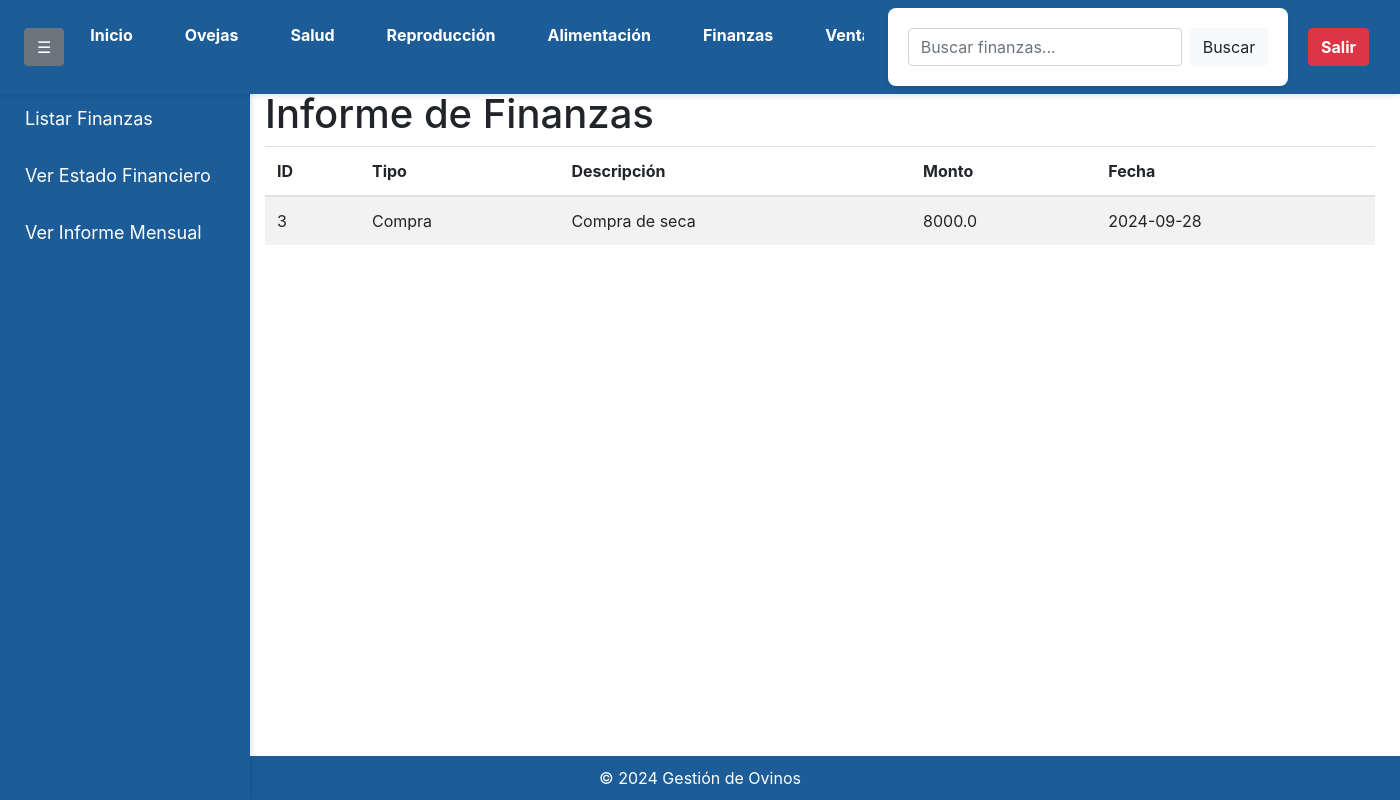
Before: /listar_finanzas (signed in) with the older database file.
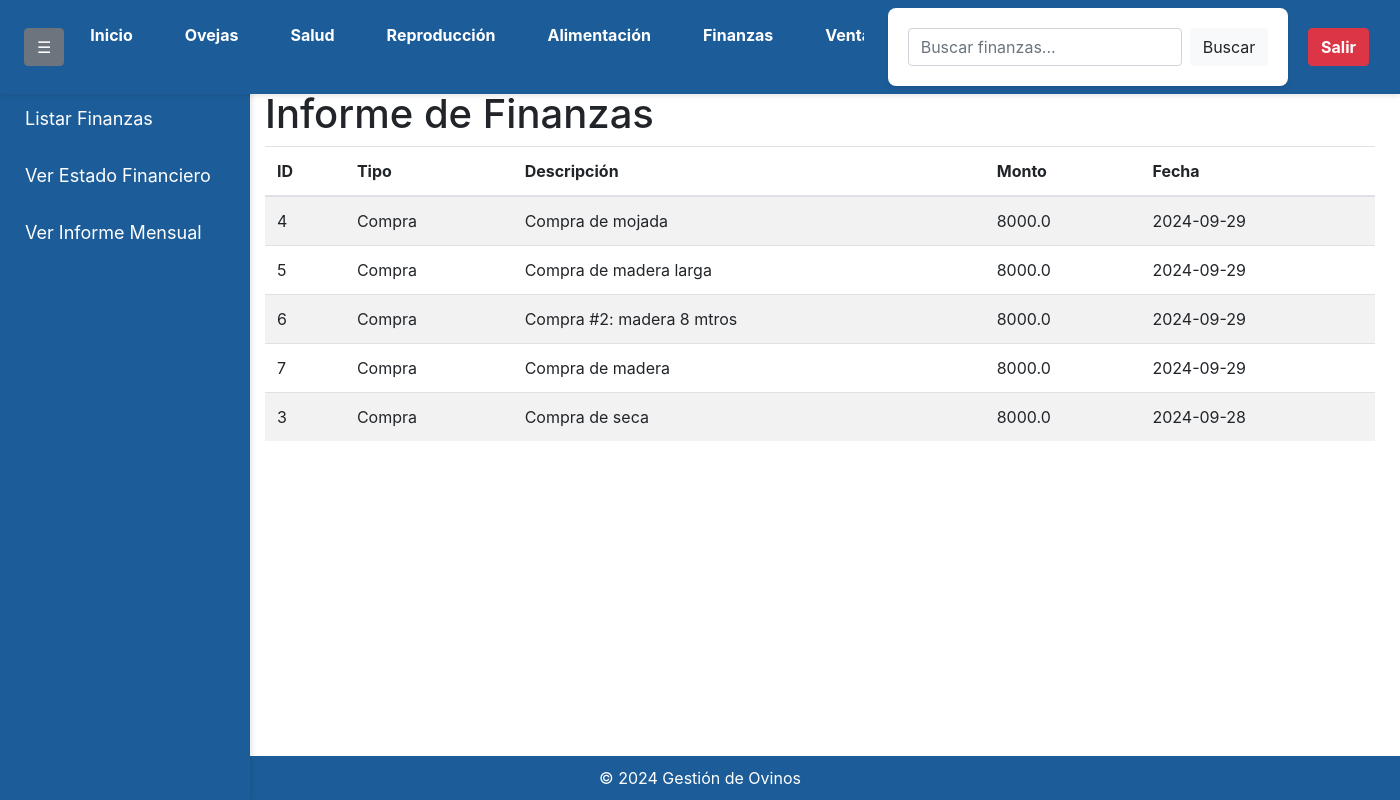
After: the same page with the newer database file.
### app/models.py (models this page shows)
class Finanzas(db.Model):
    id = db.Column(db.Integer, primary_key=True)
    tipo = db.Column(db.String(10), nullable=False)
    descripcion = db.Column(db.Text, nullable=False)
    monto = db.Column(db.Float, nullable=False)
    fecha = db.Column(db.Date, nullable=False)
    user_id = db.Column(db.Integer, db.ForeignKey('user.id'), nullable=False)
    compra_id = db.Column(db.Integer, db.ForeignKey('compra.id'), nullable=True)
    venta_id = db.Column(db.Integer, db.ForeignKey('venta.id'), nullable=True)
    user = db.relationship('User', backref='finanzas')
    compra = db.relationship('Compra', backref='finanzas', lazy=True)
    venta = db.relationship('Venta', backref='finanzas', lazy=True)

### app/routes.py (the view)
@app.route('/listar_finanzas')
@login_required
def listar_finanzas():
    search_query = request.args.get('search', '')  # Obtener el término de búsqueda desde la solicitud
    if search_query:
        finanzas = Finanzas.query.filter(
            (Finanzas.tipo.contains(search_query)) |
            (Finanzas.descripcion.contains(search_query)) |
            (Finanzas.monto.like(f"%{search_query}%")) |  # Para buscar por monto, aunque sea float
            (Finanzas.fecha.like(f"%{search_query}%"))    # Para buscar por fecha
        ).filter_by(user_id=current_user.id).order_by(Finanzas.fecha.desc()).all()
    else:
        finanzas = Finanzas.query.filter_by(user_id=current_user.id).order_by(Finanzas.fecha.desc()).all()
    return render_template('listar_finanzas.html', finanzas=finanzas)

### app/__init__.py (called while the page is built)
@login_manager.user_loader
def load_user(user_id):
    return User.query.get(int(user_id))

### app/templates/listar_finanzas.html (shortened to what this page needs)
<!DOCTYPE html>
<html lang="en">
<head>
    <link rel="stylesheet" href="{{ url_for('static', filename='styles.css') }}">
    <link rel="stylesheet" href="https://maxcdn.bootstrapcdn.com/bootstrap/4.5.2/css/bootstrap.min.css">
</head>
<body>
    <nav class="navbar navbar-expand-lg navbar-light" style="background-color: #1c5d99;">
        <div class="collapse navbar-collapse" id="navbarNav">
            <button class="btn btn-secondary ml-2" id="toggleSidebar">☰</button>
            <ul class="navbar-nav mr-auto">
                <li class="nav-item">
                    <a class="nav-link text-white" href="{{ url_for('index') }}">Inicio</a>
                </li>
                <li class="nav-item">
                    <a class="nav-link text-white" href="{{ url_for('oveja') }}">Ovejas</a>
                </li>
                <li class="nav-item">
                    <a class="nav-link text-white" href="{{ url_for('salud') }}">Salud</a>
                </li>
                <li class="nav-item">
                    <a class="nav-link text-white" href="{{ url_for('reproduccion') }}">Reproducción</a>
                </li>
                <li class="nav-item">
                    <a class="nav-link text-white" href="{{ url_for('alimentacion') }}">Alimentación</a>
                </li>
                <li class="nav-item">
                    <a class="nav-link text-white" href="{{ url_for('finanzas') }}">Finanzas</a>
                </li>
                <li class="nav-item">
                    <a class="nav-link text-white" href="{{ url_for('venta') }}">Ventas</a>
                </li>
            </ul>
            <form class="form-inline my-2 my-lg-0" method="GET" action="{{ url_for('listar_finanzas') }}">
                <input class="form-control mr-sm-2" type="search" name="search" placeholder="Buscar finanzas..." aria-label="Search" value="{{ request.args.get('search', '') }}">
                <button class="btn btn-light my-2 my-sm-0" type="submit">Buscar</button>
            </form>
            <a href="{{ url_for('logout') }}" class="btn btn-danger ml-2">Salir</a>
        </div>
    </nav>
    <div class="sidebar" id="sidebar">
        <ul class="nav flex-column">
            <li class="nav-item">
                <a class="nav-link text-white" href="{{ url_for('listar_finanzas') }}">Listar Finanzas</a>
            </li>
            <li class="nav-item">
                <a class="nav-link text-white" href="{{ url_for('analisis_financiero') }}">Ver Estado Financiero</a>
            </li>
            <li class="nav-item">
                <a class="nav-link text-white" href="{{ url_for('informe_mensual') }}">Ver Informe Mensual</a>
            </li>
        </ul>
    </div>
    <div class="container mt-3">
        <h1 style="margin-top: 70px;">Informe de Finanzas</h1>
        <table class="table table-striped">
            <thead>
                <tr>
                    <th>ID</th>
                    <th>Tipo</th>
                    <th>Descripción</th>
                    <th>Monto</th>
                    <th>Fecha</th>
                </tr>
            </thead>
            <tbody>
                {% for finanza in finanzas %}
                    <tr>
                        <td>{{ finanza.id }}</td>
                        <td>{{ finanza.tipo }}</td>
                        <td>{{ finanza.descripcion }}</td>
                        <td>{{ finanza.monto }}</td>
                        <td>{{ finanza.fecha }}</td>
                    </tr>
                {% endfor %}
            </tbody>
        </table>
    </div>
    <footer class="text-center mt-4">
        &copy; 2024 Gestión de Ovinos
    </footer>
</body>
</html>

### app/static/styles.css (style rules this page uses)
body { font-family: 'Arial', sans-serif; background-color: #f0f2f5; color: #333; margin: 0; padding: 0; padding-top: 20px; }
.navbar { background-color: #1c5d99; padding: 10px 20px; text-align: center; box-shadow: 0 2px 5px rgba(0, 0, 0, 0.1); position: fixed; top: 0; left: 0; width: 100%; z-index: 1000; }
.navbar a { color: #ffffff; text-decoration: none; margin: 0 15px; font-weight: bold; }
.sidebar { height: calc(100vh - 35px); width: 250px; position: fixed; top: 35px; right: 0; background-color: #1c5d99; padding-top: 20px; box-shadow: 2px 0 5px rgba(0, 0, 0, 0.1); overflow-y: auto; z-index: 900; }
.sidebar a { padding: 15px 25px; text-decoration: none; font-size: 18px; color: #ffffff; display: block; transition: 0.3s; }
form { max-width: 500px; margin: 20px auto; padding: 20px; background-color: #ffffff; border-radius: 8px; box-shadow: 0 2px 5px rgba(0, 0, 0, 0.1); }
.btn { display: inline-block; padding: 10px 15px; background-color: #1c5d99; color: white; text-decoration: none; border-radius: 5px; font-weight: bold; text-align: center; }
footer { background-color: #1c5d99; color: white; text-align: center; padding: 10px; position: fixed; bottom: 0; width: calc(100%); right: 0; z-index: 850; }

### app/templates/listar_finanzas.html (style rules this page uses)
.sidebar { height: calc(100% - 70px); width: 250px; position: fixed; top: 70px; left: 0; background-color: #1c5d99; transition: margin-left 0.3s; }
.container { margin-left: 250px; transition: margin-left 0.3s; }
.navbar { padding: 0.5rem 0.5rem; position: fixed; width: 100%; z-index: 1000; }
.navbar-nav .nav-item { margin: 0 3px; }
.navbar { padding: 0.5rem 1rem; }
.navbar-nav { max-width: 800px; overflow-x: auto; }

Changed rows visible on the page:
added Finanzas: id "4", tipo "Compra", descripcion "Compra de mojada", monto "8000.0", fecha "2024-09-29"
added Finanzas: id "5", tipo "Compra", descripcion "Compra de madera larga", monto "8000.0", fecha "2024-09-29"
added Finanzas: id "6", tipo "Compra", descripcion "Compra #2: madera 8 mtros", monto "8000.0", fecha "2024-09-29"
added Finanzas: id "7", tipo "Compra", descripcion "Compra de madera", monto "8000.0", fecha "2024-09-29"
